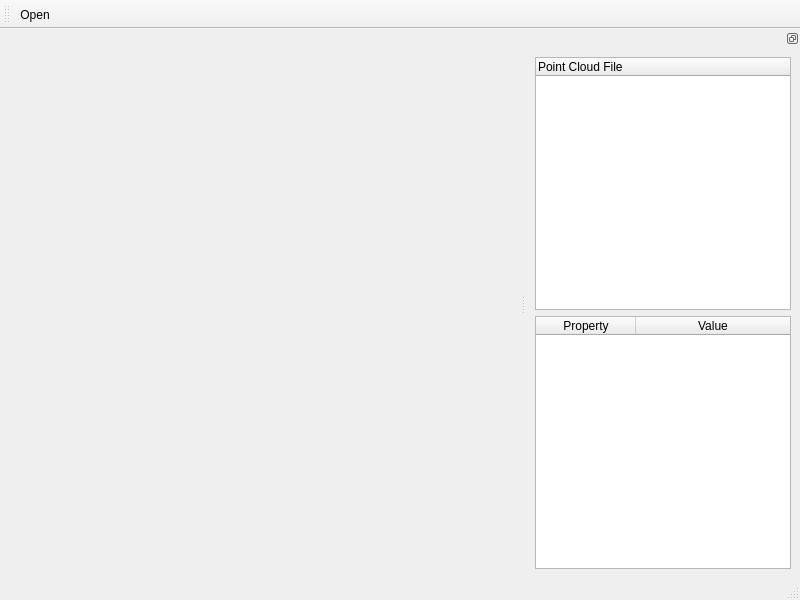
<?xml version="1.0" encoding="UTF-8"?>
<ui version="4.0">
 <class>MainWindow</class>
 <widget class="QMainWindow" name="MainWindow">
  <property name="geometry">
   <rect>
    <x>0</x>
    <y>0</y>
    <width>800</width>
    <height>600</height>
   </rect>
  </property>
  <property name="windowTitle">
   <string>MainWindow</string>
  </property>
  <widget class="QWidget" name="centralwidget"/>
  <widget class="QStatusBar" name="statusbar"/>
  <widget class="QToolBar" name="toolBar">
   <property name="windowTitle">
    <string>toolBar</string>
   </property>
   <attribute name="toolBarArea">
    <enum>TopToolBarArea</enum>
   </attribute>
   <attribute name="toolBarBreak">
    <bool>false</bool>
   </attribute>
   <addaction name="actionOpen"/>
  </widget>
  <widget class="QDockWidget" name="dataDock">
   <property name="inputMethodHints">
    <set>Qt::ImhNone</set>
   </property>
   <property name="features">
    <set>QDockWidget::DockWidgetFloatable|QDockWidget::DockWidgetMovable</set>
   </property>
   <attribute name="dockWidgetArea">
    <number>2</number>
   </attribute>
   <widget class="QWidget" name="dockWidgetContents">
    <layout class="QVBoxLayout" name="verticalLayout">
     <item>
      <widget class="QTreeWidget" name="dataTree">
       <column>
        <property name="text">
         <string>Point Cloud File</string>
        </property>
       </column>
      </widget>
     </item>
     <item>
      <widget class="QTableWidget" name="propertyTable">
       <attribute name="horizontalHeaderStretchLastSection">
        <bool>true</bool>
       </attribute>
       <attribute name="verticalHeaderVisible">
        <bool>false</bool>
       </attribute>
       <column>
        <property name="text">
         <string>Property</string>
        </property>
       </column>
       <column>
        <property name="text">
         <string>Value</string>
        </property>
       </column>
      </widget>
     </item>
    </layout>
   </widget>
  </widget>
  <action name="actionOpen">
   <property name="text">
    <string>Open</string>
   </property>
  </action>
 </widget>
 <resources/>
 <connections/>
</ui>
